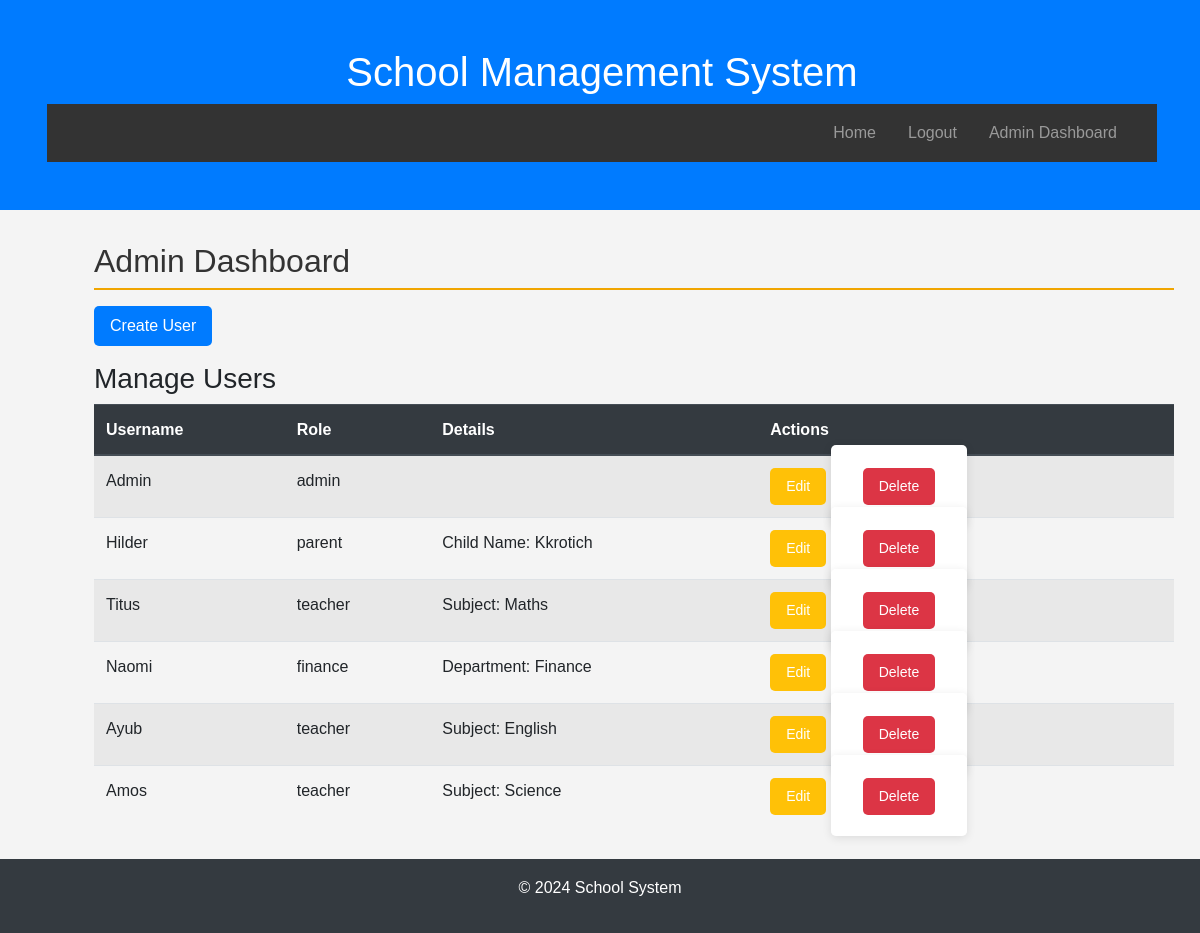
The app's page /admin_dashboard (signed in), older data.
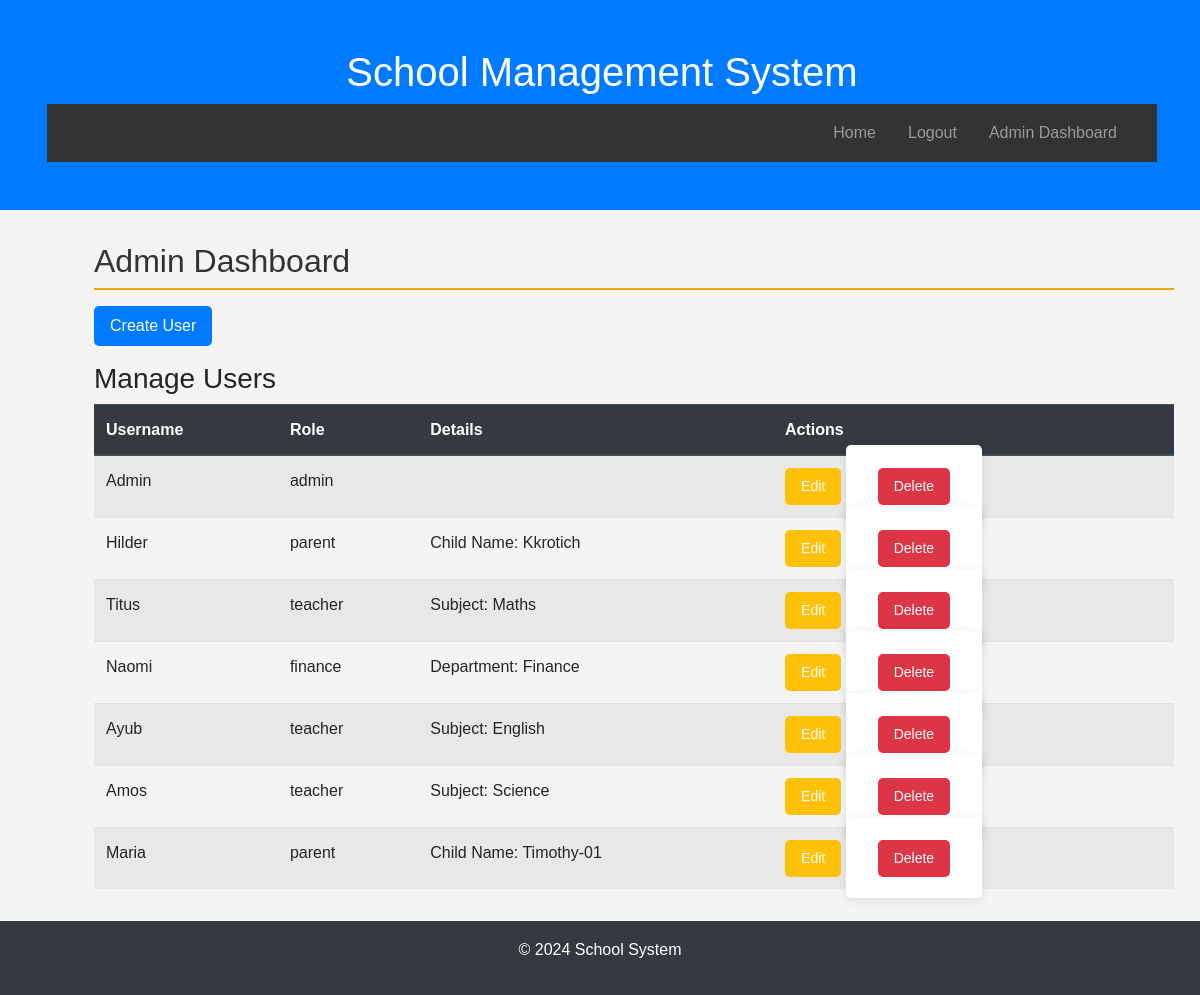
The same page, newer data.
### models.py (models this page shows, shortened)
class User(UserMixin, db.Model):
    __tablename__ = 'users'
    id = db.Column(db.Integer, primary_key=True)
    username = db.Column(db.String(150), unique=True, nullable=False)
    password_hash = db.Column(db.String(256), nullable=False)
    role = db.Column(db.String(50), nullable=False)  # Roles: 'admin', 'teacher', 'parent', 'finance'
    name = db.Column(db.String(150), nullable=False, server_default='Default Name')

class Parent(db.Model):
    __tablename__ = 'parents'
    id = db.Column(db.Integer, primary_key=True)
    name = db.Column(db.String(150), nullable=False)
    child_name = db.Column(db.String(150), nullable=False)
    user_id = db.Column(db.Integer, db.ForeignKey('users.id'), nullable=False)
    user = db.relationship('User', backref=db.backref('parent', uselist=False))

class Teacher(db.Model):
    __tablename__ = 'teachers'
    id = db.Column(db.Integer, primary_key=True)
    name = db.Column(db.String(150), nullable=False)
    subject = db.Column(db.String(100), nullable=False)
    user_id = db.Column(db.Integer, db.ForeignKey('users.id'), nullable=False)
    user = db.relationship('User', backref=db.backref('teacher', uselist=False))

class Finance(db.Model):
    __tablename__ = 'finance'
    id = db.Column(db.Integer, primary_key=True)
    name = db.Column(db.String(150), nullable=False)
    department = db.Column(db.String(100), nullable=False)
    user_id = db.Column(db.Integer, db.ForeignKey('users.id'), nullable=False)
    user = db.relationship('User', backref=db.backref('finance', uselist=False))

### app.py (the view)
@app.route('/admin_dashboard')
@login_required
def admin_dashboard():
    if current_user.role != 'admin':
        flash('You are not authorized to view this page.')
        return redirect(url_for('home'))
    users = User.query.options(
        db.joinedload(User.teacher),  # Load teacher info if role is teacher
        db.joinedload(User.parent),   # Load parent info if role is parent
        db.joinedload(User.finance)   # Load finance info if role is finance
    ).all()  # Get all users for management
    return render_template('admin_dashboard.html', users=users)

### app.py (called while the page is built)
@login_manager.user_loader
def load_user(user_id):
    return User.query.get(int(user_id))

### templates/admin_dashboard.html
{% extends 'base.html' %}
{% block content %}
<div class="container">
    <h2 class="mt-4">Admin Dashboard</h2>
    <div class="mb-3">
        <a href="{{ url_for('create_user') }}" class="btn btn-primary">Create User</a>
    </div>
    <h3>Manage Users</h3>
    <table class="table table-striped">
        <thead class="thead-dark">
            <tr>
                <th>Username</th>
                <th>Role</th>
                <th>Details</th>
                <th>Actions</th>
            </tr>
        </thead>
        <tbody>
            {% for user in users %}
            <tr>
                <td>{{ user.username }}</td>
                <td>{{ user.role }}</td>
                <td>
                    {% if user.role == 'teacher' %}
                        Subject: {{ user.teacher.subject }}
                    {% elif user.role == 'parent' %}
                        Child Name: {{ user.parent.child_name }}
                    {% elif user.role == 'finance' %}
                        Department: {{ user.finance.department }}
                    {% endif %}
                </td>
                <td>
                    <a href="{{ url_for('edit_user', user_id=user.id) }}" class="btn btn-warning btn-sm">Edit</a>
                    <form action="{{ url_for('delete_user', user_id=user.id) }}" method="POST" style="display:inline;">
                        <button type="submit" class="btn btn-danger btn-sm" onclick="return confirm('Are you sure you want to delete this user?');">Delete</button>
                    </form>
                </td>
            </tr>
            {% endfor %}
        </tbody>
    </table>
</div>
{% endblock %}

Row changes from the older to the newer data that the page shows:
added User: username "Maria", role "parent", parent.child_name "Timothy-01"
